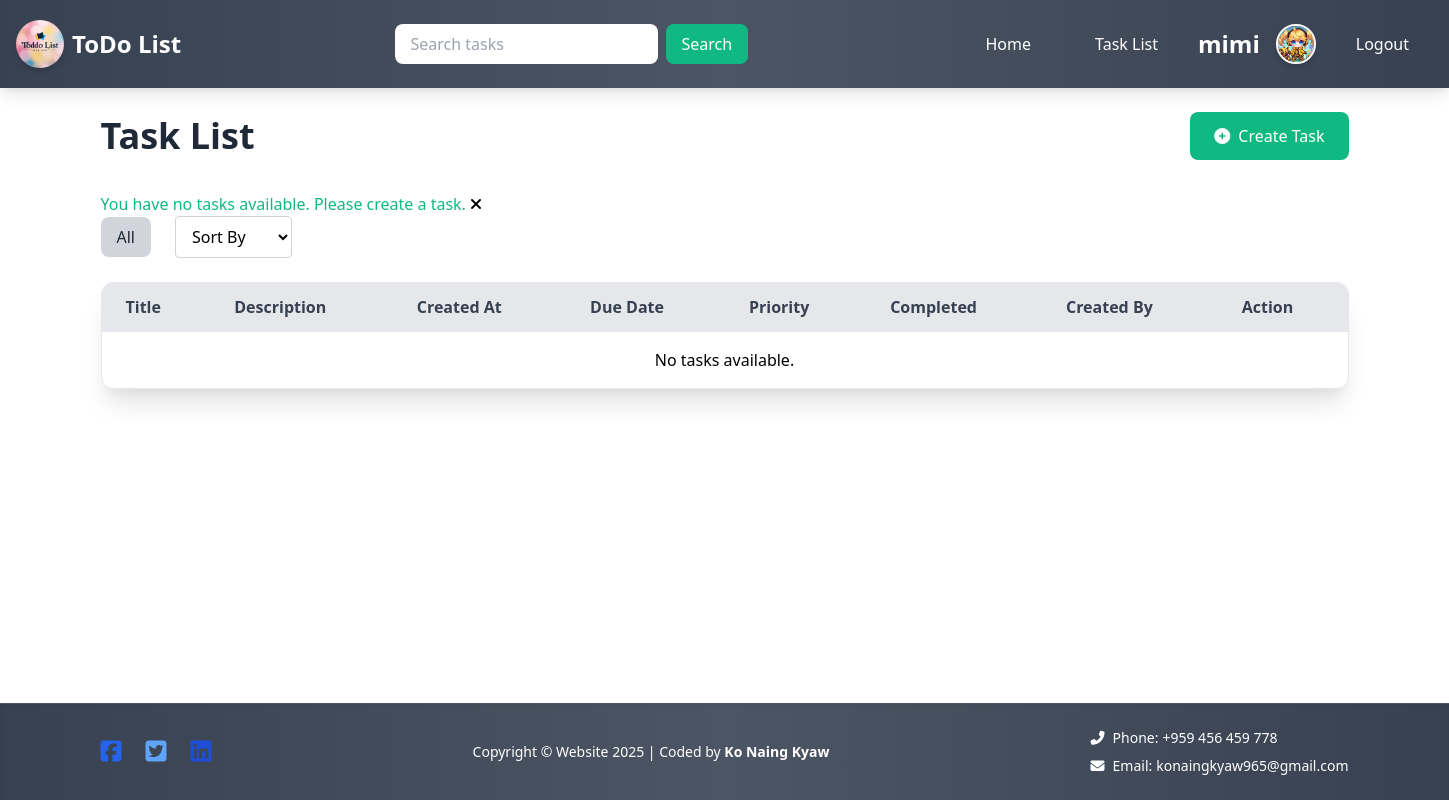
The page /task_list/?category=2 (signed in) on the database as committed earlier.
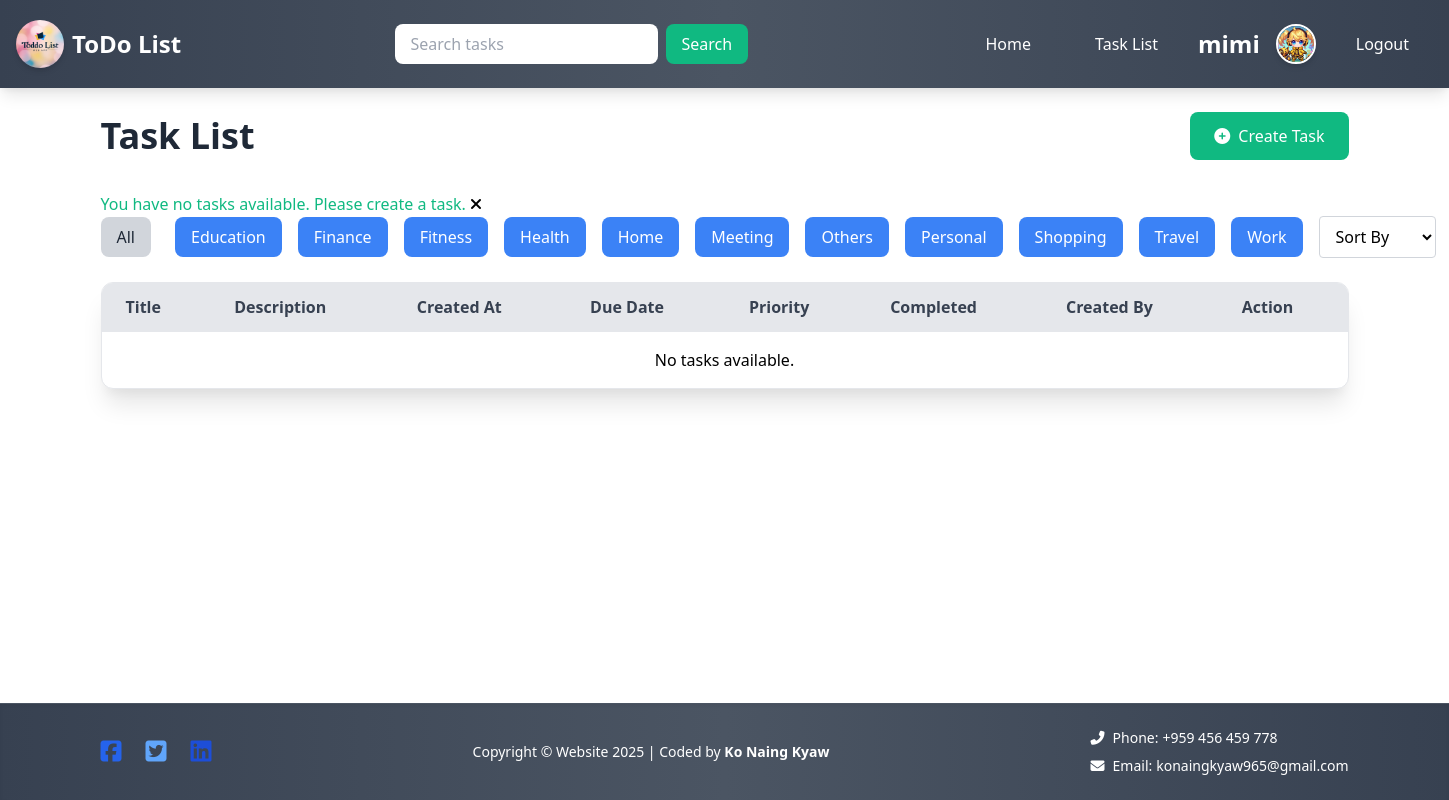
The same page on the database as committed later.
### myapp/models.py (models this page shows, shortened)
class Profile(models.Model):
    user = models.OneToOneField(User, on_delete=models.CASCADE)
    profile_pic = models.ImageField(
        upload_to='profile_picture/',
        default='images/default-profile.jpg'
    )
    bio = models.TextField(blank=True, null=True)

class Category(models.Model):
    name = models.CharField(max_length=100)
    user = models.ForeignKey(User, on_delete=models.CASCADE)
    class Meta:
        unique_together = ('user', 'name')

### myapp/views.py (the view)
# urls.py: path("task_list/", views.task_list, name="task_list"),  # Root URL is now task_list
def task_list(request):
    if not request.user.is_authenticated:
        return redirect("login")
    category_id = request.GET.get("category")
    sort_by = request.GET.get("sort_by")
    if category_id:
        tasks = Task.objects.filter(
            (models.Q(user=request.user) | models.Q(shared_users=request.user)),
            category_id=category_id
        ).distinct()
    else:
        tasks = Task.objects.filter(
            models.Q(user=request.user) | models.Q(shared_users=request.user)
        ).distinct()
    if sort_by == "priority":
        tasks = tasks.order_by('priority')
    elif sort_by == "due_date":
        tasks = tasks.order_by('due_date')
    else:
        tasks = tasks.order_by('created_at')
    categories = Category.objects.filter(user=request.user)
    if not tasks.exists():
        messages.info(request, "You have no tasks available. Please create a task.")
    return render(request, 'task_list.html', {
        'tasks': tasks,
        'categories': categories,
        'sort_by': sort_by,
    })

### myapp/context_processors.py (called while the page is built)
def profile_context(request):
    if request.user.is_authenticated:
        try:
            profile = Profile.objects.get(user=request.user)
        except Profile.DoesNotExist:
            profile = None
    else:
        profile = None
    return {'profile': profile}

### myapp/templates/task_list.html (shortened to what this page needs)
{% extends 'base.html' %}
{% block body %}
  {% load static %}
  <br />
  <div class="container mx-auto px-4">
    {% if user.is_authenticated %}
      <div class="flex justify-between items-center mb-8">
        <h1 class="text-4xl font-semibold text-gray-800 dark:text-white">
          Task List
        </h1>
        <a href="{% url 'task_create' %}" class="bg-green-500 text-white px-6 py-3 rounded-lg hover:bg-green-600 transition-all">
          <i class="fa-solid fa-plus-circle mr-2"></i>Create Task
        </a>
      </div>
      {% if messages %}
        {% for message in messages %}
          <div class="alert alert-{{ message.tags }} alert-dismissible fade show" role="alert">
            <span class="text-green-500">{{ message }}</span>
            <button type="button" class="close" data-dismiss="alert" aria-label="Close" onclick="this.parentElement.style.display='none';">
              <i class="fa-solid fa-xmark"></i>
            </button>
          </div>
        {% endfor %}
      {% endif %}
<div class="mb-6 flex items-center space-x-4">
  <a href="{% url 'task_list' %}" class="bg-gray-300 text-gray-800 px-4 py-2 rounded-lg mr-2 hover:bg-gray-400">
    All
  </a>
  {% for cat in categories %}
    <a href="{% url 'task_list' %}?category={{ cat.id }}" class="bg-blue-500 text-white px-4 py-2 rounded-lg mr-2 hover:bg-blue-600">
      {{ cat.name }}
    </a>
  {% endfor %}
  <select id="sort_by" name="sort_by" class="ml-auto bg-white border border-gray-300 rounded px-3 py-2 focus:outline-none focus:ring-2 focus:ring-blue-500">
    <option value="">Sort By</option>
  </select>
</div>
      <div class="overflow-x-auto bg-white dark:bg-gray-800 shadow-xl rounded-xl border border-gray-200 dark:border-gray-700">
        <table id="task-list" class="min-w-full table-auto rounded-lg overflow-hidden">
          <thead>
            <tr class="bg-gray-200 dark:bg-gray-700 text-gray-700 dark:text-white">
              <th class="py-3 px-6 text-left border-b" data-label="Title">Title</th>
              <th class="py-3 px-6 text-left border-b" data-label="Description">Description</th>
              <th class="py-3 px-6 text-left border-b" data-label="Created At">Created At</th>
              <th class="py-3 px-6 text-left border-b" data-label="Due Date">Due Date</th>
              <th class="py-3 px-6 text-left border-b" data-label="Priority">Priority</th>
              <th class="py-3 px-6 text-left border-b" data-label="Completed">Completed</th>
              <th class="py-3 px-6 text-left border-b" data-label="Created By">Created By</th>
              <th class="py-3 px-6 text-left border-b" data-label="Action">Action</th>
            </tr>
          </thead>
          <tbody>
          {% if tasks %}
            {% for task in tasks %}
              <tr class="task-item border-b hover:bg-gray-50 dark:hover:bg-gray-700" draggable="true">
                <td class="py-3 px-6 text-lg font-semibold" data-label="Title">{{ task.title }}</td>
                <td class="py-3 px-6" data-label="Description">{{ task.description }}</td>
                <td class="py-3 px-6" data-label="Created At">{{ task.created_at|date:"F j, Y, g:i a" }}</td>
                <td class="py-3 px-6" data-label="Due Date">{{ task.due_date|date:"F j, Y, g:i a" }}</td>
                <td class="py-3 px-6" data-label="Priority">
                  {% if task.priority == "High" %}
                    <span class="inline-block bg-red-500 text-white px-3 py-1 rounded-full text-sm font-semibold">High</span>
                  {% elif task.priority == "Medium" %}
                    <span class="inline-block bg-yellow-400 text-white px-3 py-1 rounded-full text-sm font-semibold">Medium</span>
                  {% else %}
                    <span class="inline-block bg-green-500 text-white px-3 py-1 rounded-full text-sm font-semibold">Low</span>
                  {% endif %}
                </td>
                <td class="py-3 px-6" data-label="Completed">
                  {% if task.user == request.user %}
                    <input type="checkbox" class="task-completed-checkbox" data-task-id="{{ task.id }}" {% if task.is_completed %}checked{% endif %}>
                  {% else %}
                    {% if task.is_completed %}
                      <span class="inline-block bg-green-600 text-white px-3 py-1 rounded-full text-sm font-semibold">Yes</span>
                    {% else %}
                      <span class="inline-block bg-gray-400 text-white px-3 py-1 rounded-full text-sm font-semibold">No</span>
                    {% endif %}
                  {% endif %}
                </td>
                <td class="py-3 px-6" data-label="Created By">{{ task.user.username }}</td>
                <td class="py-3 px-6" data-label="Action">
                  <div class="flex items-center space-x-4 text-2xl">
                    <a href="{% url 'task_detail' task.id %}" class="text-blue-500 hover:underline">📋</a>
                    <a href="{% url 'task_update' task.id %}" class="text-yellow-500 hover:underline"><i class="fa-solid fa-pen-to-square"></i></a>
                    {% if task.user == request.user %}
                      <form action="{% url 'delete_task' task.id %}" method="post" class="inline-block">
                        {% csrf_token %}
                        <button type="submit" class="text-red-500 hover:underline bg-transparent border-none"><i class="fa-solid fa-trash"></i></button>
                      </form>
                    {% endif %}
                  </div>
                </td>
              </tr>
              {% if task.subtasks.all %}
                {% for subtask in task.subtasks.all %}
                  <tr class="task-item border-b hover:bg-gray-50 dark:hover:bg-gray-700 bg-gray-100 dark:bg-gray-600" draggable="true">
                    <td class="py-3 px-6 pl-12 text-lg font-semibold" data-label="Title">↳ {{ subtask.title }}</td>
                    <td class="py-3 px-6" data-label="Description">{{ subtask.description }}</td>
                    <td class="py-3 px-6" data-label="Created At">{{ subtask.created_at|date:"F j, Y, g:i a" }}</td>
                    <td class="py-3 px-6" data-label="Due Date">{{ subtask.due_date|date:"F j, Y, g:i a" }}</td>
                    <td class="py-3 px-6" data-label="Priority">
                      {% if subtask.priority == "High" %}
                        <span class="inline-block bg-red-500 text-white px-3 py-1 rounded-full text-sm font-semibold">High</span>
                      {% elif subtask.priority == "Medium" %}
                        <span class="inline-block bg-yellow-400 text-white px-3 py-1 rounded-full text-sm font-semibold">Medium</span>
                      {% else %}
                        <span class="inline-block bg-green-500 text-white px-3 py-1 rounded-full text-sm font-semibold">Low</span>
                      {% endif %}
                    </td>
                    <td class="py-3 px-6" data-label="Completed">
                      {% if subtask.user == request.user %}
                        <input type="checkbox" class="task-completed-checkbox" data-task-id="{{ subtask.id }}" {% if subtask.is_completed %}checked{% endif %}>
                      {% else %}
                        {% if subtask.is_completed %}
                          <span class="inline-block bg-green-600 text-white px-3 py-1 rounded-full text-sm font-semibold">Yes</span>
                        {% else %}
                          <span class="inline-block bg-gray-400 text-white px-3 py-1 rounded-full text-sm font-semibold">No</span>
                        {% endif %}
                      {% endif %}
                    </td>
                    <td class="py-3 px-6" data-label="Created By">{{ subtask.user.username }}</td>
                    <td class="py-3 px-6" data-label="Action">
                      <div class="flex items-center space-x-4 text-xl">
                        <a href="{% url 'task_detail' subtask.id %}" class="text-blue-500 hover:underline">📋</a>
                        <a href="{% url 'task_update' subtask.id %}" class="text-yellow-500 hover:underline"><i class="fa-solid fa-pen-to-square"></i></a>
                        {% if subtask.user == request.user %}
                          <form action="{% url 'delete_task' subtask.id %}" method="post" class="inline-block">
                            {% csrf_token %}
                            <button type="submit" class="text-red-500 hover:underline bg-transparent border-none"><i class="fa-solid fa-trash"></i></button>
                          </form>
                        {% endif %}
                      </div>
                    </td>
                  </tr>
                {% endfor %}
              {% endif %}
            {% endfor %}
          {% else %}
            <tr>
              <td colspan="8" class="text-center py-4">No tasks available.</td>
            </tr>
          {% endif %}
        </tbody>
      </table>
      </div>
    {% endif %}
  </div>
  <br><br>
{% endblock %}

### templates/base.html (shortened to what this page needs)
{% load static %}
<!DOCTYPE html>
<html lang="en">
<head>
    <link href="https://cdn.jsdelivr.net/npm/tailwindcss@2.2.19/dist/tailwind.min.css" rel="stylesheet">
    <link rel="stylesheet" href="https://cdnjs.cloudflare.com/ajax/libs/font-awesome/6.6.0/css/all.min.css"
 />
    <link rel="stylesheet" type="text/css" href="{% static 'css/styles.css' %}" />
</head>
<body class="flex flex-col min-h-screen">
    {% include 'header.html' %}
    <div class="flex-grow">
        {% block body %}
        {% endblock %}
    </div>
    {% include 'footer.html' %}
</body>
</html>

### templates/header.html (shortened to what this page needs)
{% load static %}
<nav class="bg-gradient-to-r from-gray-700 via-gray-600 to-gray-700 shadow-lg">
  <div class="max-w-full mx-auto px-4 py-4">
    <div class="flex items-center justify-between">
      <div class="flex items-center space-x-2">
        <img
          src="{% static 'images/app-logo.jpg' %}"
          alt="App Logo"
          class="w-12 h-12 rounded-full shadow-md"
        />
        <a class="text-white text-2xl font-bold hover:text-green-400 transition-colors" href="#">ToDo List</a>
      </div>
        <form class="flex items-center space-x-2" method="get" action="{% url 'task_list' %}">
          <input
            name="search"
            value="{{ search_query|default:'' }}"
            class="px-4 py-2 rounded-lg focus:outline-none focus:ring-2 focus:ring-green-400"
            type="search"
            placeholder="Search tasks"
            aria-label="Search"
          />
          <button
            class="bg-green-500 text-white px-4 py-2 rounded-lg hover:bg-green-600 transition-colors"
            type="submit"
          >
            Search
          </button>
        </form>
      <div class="hidden lg:flex items-center space-x-4">
        <ul class="flex items-center space-x-4">
          <li><a class="text-white hover:bg-gray-700 px-6 py-4 rounded hover:text-green-400 transition-colors" href="{% url 'home' %}">Home</a></li>
          <li><a class="text-white hover:bg-gray-700 px-6 py-4 rounded hover:text-green-400 transition-colors" href="{% url 'task_list' %}">Task List</a></li>
        </ul>
        <div class="flex items-center space-x-4 ml-4">
          {% if user.is_authenticated %}
          <span class="text-white text-2xl font-bold">{{ user.username }}</span>
          <a href="{% url 'profile' %}">
            <img src="{% if profile.profile_pic %}{{ profile.profile_pic.url }}{% else %}{% static 'images/default-profile.jpg' %}{% endif %}" class="w-10 h-10 rounded-full border-2 border-white shadow-md" />
          </a>
          <a class="text-white hover:bg-gray-700 px-6 py-4 rounded hover:text-green-400 transition-colors" href="{% url 'logout' %}">Logout</a>
          {% else %}
          <a class="text-white hover:bg-gray-700 px-6 py-4 rounded hover:text-green-400 transition-colors" href="{% url 'login' %}">Login</a>
          <a class="text-white hover:bg-gray-700 px-6 py-4 rounded hover:text-green-400 transition-colors" href="{% url 'register' %}">Sign Up</a>
          {% endif %}
        </div>
      </div>
    </div>
  </div>
</nav>

### templates/footer.html
<footer class="bg-gradient-to-r from-gray-700 via-gray-600 to-gray-700 text-white py-6 mt-auto shadow-inner border-t border-gray-600">
  <div class="max-w-7xl mx-auto px-4 text-center flex justify-between items-center">
    <div class="flex space-x-6">
      <a href="https://facebook.com" target="_blank" class="text-blue-600 hover:text-blue-800 transition-colors"><i class="fab fa-facebook-square text-2xl"></i></a>
      <a href="https://twitter.com" target="_blank" class="text-blue-400 hover:text-blue-600 transition-colors"><i class="fab fa-twitter-square text-2xl"></i></a>
      <a href="https://linkedin.com" target="_blank" class="text-blue-700 hover:text-blue-900 transition-colors"><i class="fab fa-linkedin text-2xl"></i></a>
    </div>
    <div class="text-center">
      <p class="text-sm">
        Copyright © Website 2025 | Coded by <span class="font-semibold">Ko Naing Kyaw</span>
      </p>
    </div>
    <div class="text-sm">
      <p class="flex items-center mb-2">
        <i class="fas fa-phone-alt mr-2"></i>
        <span class="font-medium">Phone:</span>
        <a href="tel:+1234567890" class="hover:underline ml-1">+959 456 459 778</a>
      </p>
      <p class="flex items-center">
        <i class="fas fa-envelope mr-2"></i>
        <span class="font-medium">Email:</span>
        <a href="mailto:example@email.com" class="hover:underline ml-1">konaingkyaw965@gmail.com</a>
      </p>
    </div>
  </div>
</footer>

Rows that differ between the two databases and show on the page:
added Category: name "Education"
added Category: name "Finance"
added Category: name "Fitness"
added Category: name "Health"
added Category: name "Home"
added Category: name "Meeting"
added Category: name "Others"
added Category: name "Personal"
added Category: name "Shopping"
added Category: name "Travel"
added Category: name "Work"
